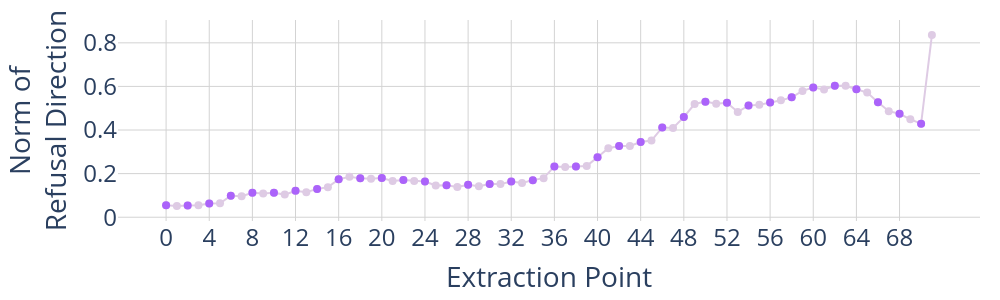

The notebook cell this image was saved under:
### Markdown cell above
### Refusal Direction Statistics

### Code cell
layer_names = [str(i) for i in range(2 * num_layers)]

harmful_acts_normed_mean_normed = normalize(
    harmful_acts_normed_mean[:, :, chosen_token], dim=-1
)
harmless_acts_normed_mean_normed = normalize(
    harmless_acts_normed_mean[:, :, chosen_token], dim=-1
)
raw_dirs = harmful_acts_normed_mean_normed - harmless_acts_normed_mean_normed

raw_dirs = raw_dirs.reshape((-1, raw_dirs.shape[-1]))

fig = go.Figure()

fig.add_trace(
    go.Scatter(
        x=layer_names,
        y=raw_dirs.norm(dim=-1),
        mode="lines+markers",
        yaxis="y",
        marker_color=colour_map_light["neutral"],
        marker_size=8,
        showlegend=False,
    )
)
fig.add_trace(
    go.Scatter(
        x=layer_names[::2],
        y=raw_dirs.norm(dim=-1)[::2],
        mode="markers",
        yaxis="y",
        marker_color=colour_map["neutral"],
        marker_size=8,
        showlegend=False,
    )
)

print(layer_names[np.argmax(raw_dirs.norm(dim=-1)[:-1])])

fig.update_layout(
    plot_bgcolor="white",
    grid=dict(rows=1, columns=1),
    xaxis=dict(
        type="category",
        title=dict(text="Extraction Point", font=dict(size=28)),
        dtick=4,
        gridcolor="lightgrey",
        tickfont=dict(size=24),
    ),
    yaxis=dict(
        title=dict(text="Norm of<br>Refusal Direction", font=dict(size=28)),
        gridcolor="lightgrey",
        zeroline=False,
        tickfont=dict(size=24),
    ),
    hovermode="x unified",
    height=300,
    width=1000,
    margin=dict(l=20, r=20, t=20, b=20),
)

fig.show()
fig.write_html(VISUALIZATION_DIR / "norm_refusal.html")
# fig.write_image(VISUALIZATION_DIR / "norm_refusal.pdf", scale=5)

### Figure 1 — Plotly figure (JSON) as saved in the notebook; plotly's stock layout.template omitted (floating-point values rounded to 4 significant figures)
{"data": [{"marker": {"color": "rgb(222,203,228)", "size": 8}, "mode": "lines+markers", "showlegend": false, "type": "scatter", "x": ["0", "1", "2", "3", "4", "5", "6", "7", "8", "9", "10", "11", "12", "13", "14", "15", "16", "17", "18", "19", "20", "21", "22", "23", "24", "25", "26", "27", "28", "29", "30", "31", "32", "33", "34", "35", "36", "37", "38", "39", "40", "41", "42", "43", "44", "45", "46", "47", "48", "49", "50", "51", "52", "53", "54", "55", "56", "57", "58", "59", "60", "61", "62", "63", "64", "65", "66", "67", "68", "69", "70", "71"], "y": [0.05439, 0.05168, 0.05375, 0.0544, 0.0628, 0.06364, 0.09895, 0.09662, 0.1119, 0.1084, 0.1124, 0.1037, 0.1213, 0.1142, 0.1299, 0.138, 0.1738, 0.1854, 0.1782, 0.177, 0.1801, 0.1666, 0.1709, 0.1663, 0.1639, 0.1457, 0.1462, 0.1383, 0.1491, 0.1418, 0.1524, 0.1519, 0.1635, 0.1567, 0.1701, 0.1793, 0.2329, 0.2307, 0.2332, 0.2354, 0.2746, 0.3166, 0.3267, 0.327, 0.3448, 0.3515, 0.412, 0.4091, 0.4592, 0.5194, 0.5303, 0.5207, 0.5255, 0.4832, 0.5119, 0.5154, 0.5259, 0.536, 0.5498, 0.5794, 0.5946, 0.5862, 0.6032, 0.6028, 0.5869, 0.572, 0.5278, 0.4865, 0.4745, 0.4491, 0.4293, 0.8357], "yaxis": "y"}, {"marker": {"color": "#AB63FA", "size": 8}, "mode": "markers", "showlegend": false, "type": "scatter", "x": ["0", "2", "4", "6", "8", "10", "12", "14", "16", "18", "20", "22", "24", "26", "28", "30", "32", "34", "36", "38", "40", "42", "44", "46", "48", "50", "52", "54", "56", "58", "60", "62", "64", "66", "68", "70"], "y": [0.05439, 0.05375, 0.0628, 0.09895, 0.1119, 0.1124, 0.1213, 0.1299, 0.1738, 0.1782, 0.1801, 0.1709, 0.1639, 0.1462, 0.1491, 0.1524, 0.1635, 0.1701, 0.2329, 0.2332, 0.2746, 0.3267, 0.3448, 0.412, 0.4592, 0.5303, 0.5255, 0.5119, 0.5259, 0.5498, 0.5946, 0.6032, 0.5869, 0.5278, 0.4745, 0.4293], "yaxis": "y"}], "layout": {"grid": {"columns": 1, "rows": 1}, "height": 300, "hovermode": "x unified", "margin": {"b": 20, "l": 20, "r": 20, "t": 20}, "plot_bgcolor": "white", "width": 1000, "xaxis": {"dtick": 4, "gridcolor": "lightgrey", "tickfont": {"size": 24}, "title": {"font": {"size": 28}, "text": "Extraction Point"}, "type": "category"}, "yaxis": {"gridcolor": "lightgrey", "tickfont": {"size": 24}, "title": {"font": {"size": 28}, "text": "Norm of<br>Refusal Direction"}, "zeroline": false}}}
